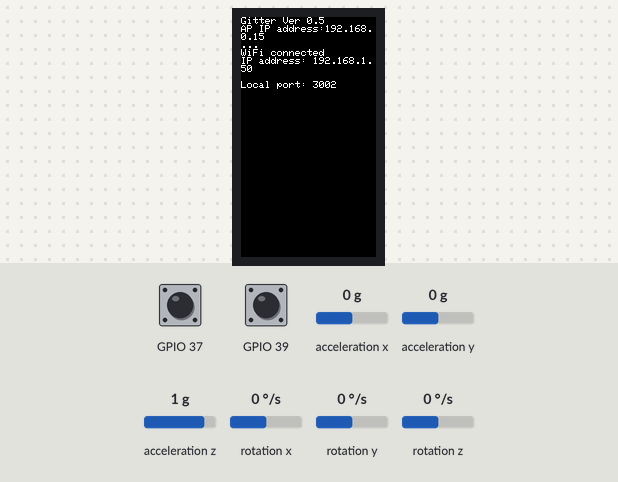
The program below on a simulated ESP32. On the bench: 135×240 colour display. The test bench sets the inputs (shaded band); at power-on: acceleration x 0 g, acceleration y 0 g, GPIO 37 HIGH, acceleration z 1 g, rotation x 0 °/s, GPIO 39 HIGH, rotation y 0 °/s, rotation z 0 °/s. WiFi joins after 1.5 s; servers stay silent unless stated; what the program prints to the serial monitor is not drawn.

Above: at 1.8 s.
At 6.4 s:
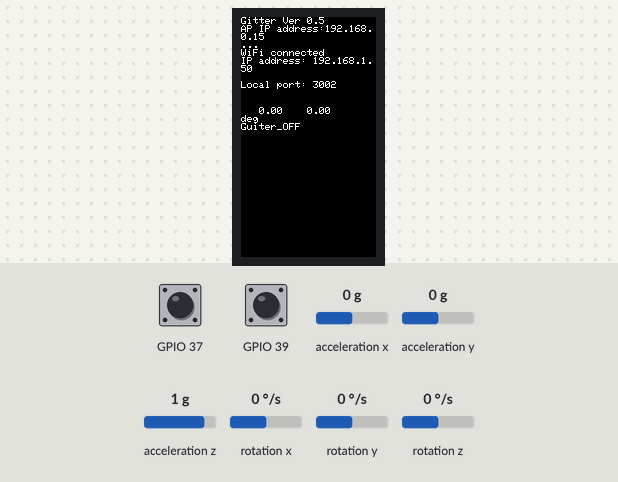
6.5 s: acceleration x set to -1.4 g
9.5 s: acceleration y set to -1.4 g
At 11.1 s:
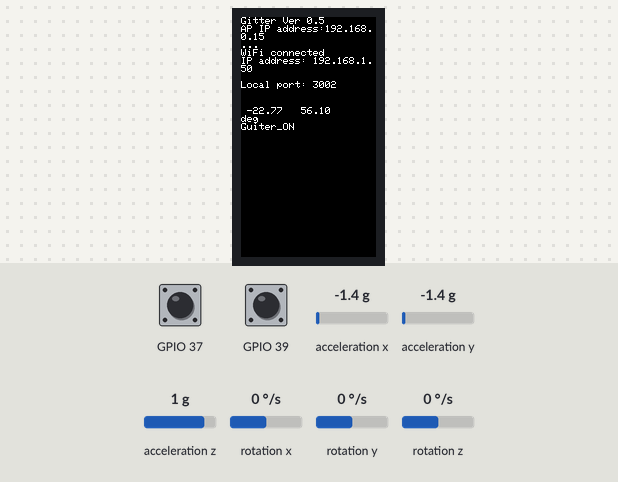
12.5 s: GPIO 37 pulled LOW for 0.25 s
At 15.0 s:
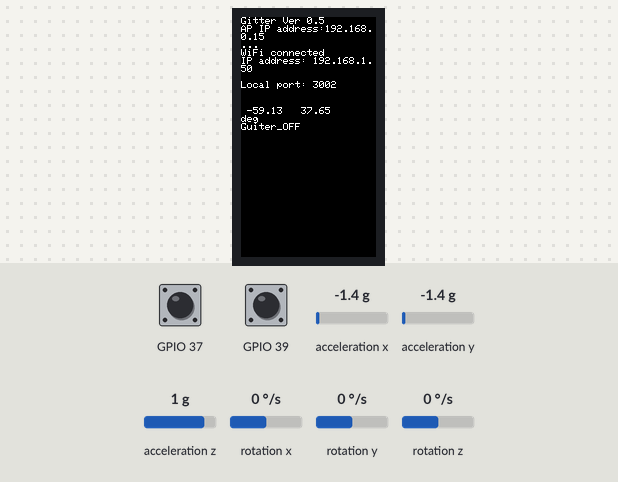
15.7 s: acceleration z set to -1.4 g
At 18.5 s:
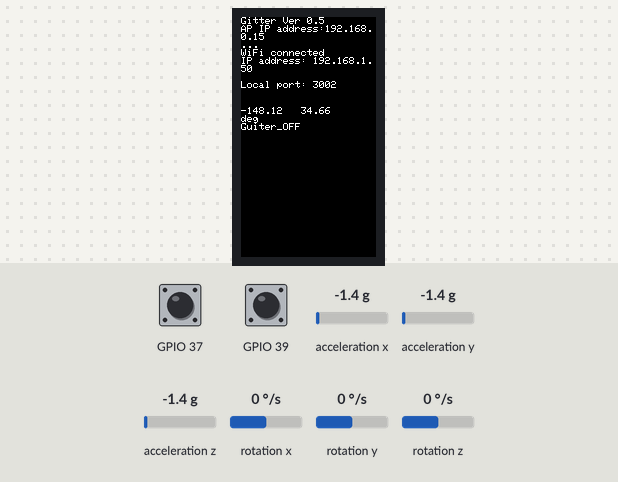
18.7 s: rotation x set to -192 °/s
21.7 s: GPIO 39 pulled LOW for 0.25 s
At 22.9 s:
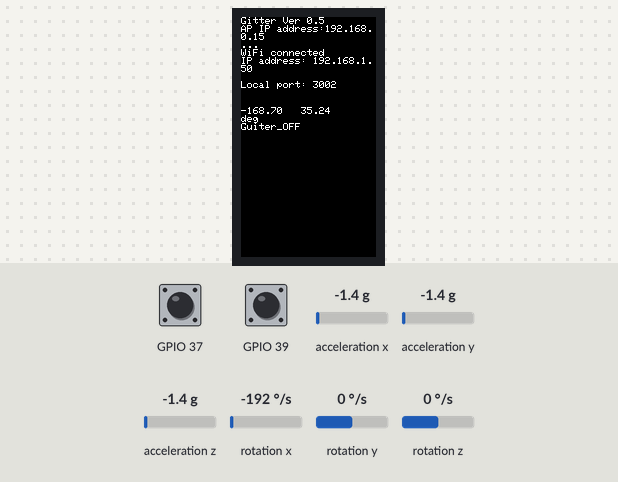
Timing chart, 0 to 24.7 s (numbered marks = the images above; inputs shaded):
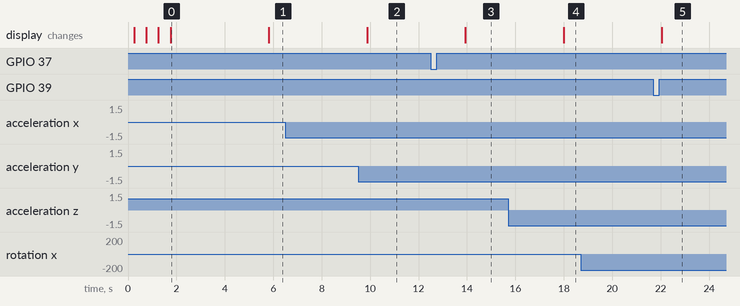

Measured:
- after the input at 6.5 s, every drawn part: stays the same
- after the input at 9.5 s, the display: changes after 0.38 s (image 2)
- after the input at 12.5 s, the display: changes after 1.4 s (image 3)
- after the input at 15.7 s, the display: changes after 2.3 s (image 4)
- after the input at 18.7 s, every drawn part: stays the same
- after the input at 21.7 s, the display: changes after 0.35 s (image 5)
- what the display in image 0 shows lasts 4.0 s, from 1.8 s to 5.8 s

The program:

main.cpp
```cpp
#include <M5stickCPlus.h>
#include <Wifi.h>
#include <Kalman.h>
//#include <time.h>
//#define JST     3600* 9


//自宅
const char* ssid = "IODATA-1ac424-2G";
const char* password = "ML1t276448355";
//らぼ
//const char* ssid = "ailabnet_2G";
//const char* password = "letsgettogether";

const int port = 3002; //サーバー側ポート
const IPAddress local_ip(192,168,0,15); //M5Stick IPAddress
const IPAddress server_ip(192,168,0,31); //PC IPAdress
const IPAddress subnet(255,255,255,0);
WiFiClient client;

//加速度センサー・ジャイロセンサーの値(x,y,zの順番)
float acc[3];
float gyro[3];

//カルマンフィルター後の角度情報等
float kal_angle_x;
float kal_angle_y;

Kalman kalmanX;
Kalman kalmanY;

long lastMs = 0;
long tick = 0;

//Guitter検出情報
bool guiterDetect = false; // 0がOFF,1がON
bool lastGuiterDetect = false; //前回のギター検出情報

//時刻取得関係
//time_t t;
//struct tm *tm;

//IMUからデータ取得
void readGyro(){
  M5.IMU.getGyroData(&gyro[0], &gyro[1], &gyro[2]);
  M5.IMU.getAccelData(&acc[0], &acc[1], &acc[2]);
}

float getRoll(){
  return atan2(acc[1], acc[2]) * RAD_TO_DEG;
}

float getPitch(){
  return atan(-acc[0] / sqrt(acc[1]*acc[1] + acc[2]*acc[2])) * RAD_TO_DEG;
}

//角度を描画
void draw(){
  M5.Lcd.setCursor(0, 90);
  M5.Lcd.printf("%7.2f %7.2f", kal_angle_x, kal_angle_y);
  M5.Lcd.setCursor(140, 90);
  M5.Lcd.print("deg\n");
  if(guiterDetect == false){
    M5.Lcd.print("Guiter_OFF  ");
  }else if(guiterDetect == true){
    M5.Lcd.print("Guiter_ON  ");
  }
}

//ギター検知
bool detectGuiter(float angle){
  if( -45.0f <= angle && angle <= 45.0f){
    return false;
  }else if( 45.0f < angle && angle <= 90.0f){
    return true;
  }

}

//現在時刻取得
//String timeGet(){
//  t = time(NULL);
//  tm = localtime(&t);
//  String yyyy = String(tm->tm_year+1900);
//  String mm = String(tm->tm_mon+1);
//  String dd = String(tm->tm_mday);
//  String hh = String(tm->tm_hour);
//  String min = String(tm->tm_min);
//  String ss = String(tm->tm_sec);
//  String time = String(yyyy + "/" + mm + "/" + dd + " " + hh +":" + min + ":" + ss);
//  return time;
//}

//送信データ作成
String dataCreate(bool detect_guiter){
  if(detect_guiter == false){
    return String("START");
  }else{
    return String("END");
  }
}

void setup() {
  //初期化
  M5.begin();
  M5.IMU.Init(); //加速度センサ初期化
  M5.Lcd.setTextSize(1);
  M5.Lcd.print("Gitter Ver 0.5\n");
  readGyro();
  kalmanX.setAngle(getRoll());
  kalmanY.setAngle(getPitch());

  lastMs = micros();

  //TCP/IP Client設定
  WiFi.softAP(ssid,password);
  delay(100);
  WiFi.softAPConfig(local_ip, local_ip, subnet);
  M5.Lcd.print("AP IP address:");
  IPAddress myIP = WiFi.softAPIP();
  M5.Lcd.println(myIP);

  //Wifi接続
  WiFi.begin(ssid, password);
  while (WiFi.status() != WL_CONNECTED){
    delay(500);
    M5.Lcd.print('.');
  }
  M5.Lcd.print("\r\nWiFi connected\r\nIP address: ");
  M5.Lcd.println(WiFi.localIP());

  //時刻同期の設定
  //configTime( JST, 0, "ntp.nict.jp", "ntp.jst.mfeed.ad.jp");

  //サーバー接続
  M5.Lcd.print("\r\nLocal port: ");
  M5.Lcd.println(port);
  client.connect(server_ip, port);

}

void loop() {
  M5.update();
  readGyro();
  float dt = (micros() - lastMs) / 1000000.0;
  lastMs = micros();

  float roll = getRoll();
  float pitch = getPitch();

  kal_angle_x = kalmanX.getAngle(roll, gyro[0], dt);
  kal_angle_y = kalmanY.getAngle(pitch, gyro[1], dt);

  guiterDetect = detectGuiter(kal_angle_y);

  //20回に一回だけ描画
  tick++;
  if(tick % 20 == 0){
    tick = 0;
    draw();
  }

  if(guiterDetect != lastGuiterDetect){
    //送信データ作成
    String data = dataCreate(guiterDetect);
    int len = data.length() + 1;
    char tcpdata[len];
    data.toCharArray(tcpdata,len); //dataをtcpdataにchar型でコピー
    client.write(tcpdata,len); //データをTCP/IP通信で送信
    Serial.println(tcpdata);
  }

  //Expressサーバーとの通信が切れてたらもう一度つなぎにいく
  if(!client.connect(server_ip, port)){
    client.connect(server_ip, port);
  }


  //ギター検出情報を更新
  lastGuiterDetect = guiterDetect;

  delay(2);
}
```

Kalman.cpp
```cpp
// (licence header left out)
#include "Kalman.h"

Kalman::Kalman() {
    /* We will set the variables like so, these can also be tuned by the user */
    Q_angle = 0.001f;
    Q_bias = 0.003f;
    R_measure = 0.03f;

    angle = 0.0f; // Reset the angle
    bias = 0.0f; // Reset bias

    P[0][0] = 0.0f; // Since we assume that the bias is 0 and we know the starting angle (use setAngle), the error covariance matrix is set like so - see: http://en.wikipedia.org/wiki/Kalman_filter#Example_application.2C_technical
    P[0][1] = 0.0f;
    P[1][0] = 0.0f;
    P[1][1] = 0.0f;
};

// The angle should be in degrees and the rate should be in degrees per second and the delta time in seconds
float Kalman::getAngle(float newAngle, float newRate, float dt) {
    // KasBot V2  -  Kalman filter module - http://www.x-firm.com/?page_id=145
    // Modified by Kristian Lauszus
    // See my blog post for more information: http://blog.tkjelectronics.dk/2012/09/a-practical-approach-to-kalman-filter-and-how-to-implement-it

    // Discrete Kalman filter time update equations - Time Update ("Predict")
    // Update xhat - Project the state ahead
    /* Step 1 */
    rate = newRate - bias;
    angle += dt * rate;

    // Update estimation error covariance - Project the error covariance ahead
    /* Step 2 */
    P[0][0] += dt * (dt*P[1][1] - P[0][1] - P[1][0] + Q_angle);
    P[0][1] -= dt * P[1][1];
    P[1][0] -= dt * P[1][1];
    P[1][1] += Q_bias * dt;

    // Discrete Kalman filter measurement update equations - Measurement Update ("Correct")
    // Calculate Kalman gain - Compute the Kalman gain
    /* Step 4 */
    float S = P[0][0] + R_measure; // Estimate error
    /* Step 5 */
    float K[2]; // Kalman gain - This is a 2x1 vector
    K[0] = P[0][0] / S;
    K[1] = P[1][0] / S;

    // Calculate angle and bias - Update estimate with measurement zk (newAngle)
    /* Step 3 */
    float y = newAngle - angle; // Angle difference
    /* Step 6 */
    angle += K[0] * y;
    bias += K[1] * y;

    // Calculate estimation error covariance - Update the error covariance
    /* Step 7 */
    float P00_temp = P[0][0];
    float P01_temp = P[0][1];

    P[0][0] -= K[0] * P00_temp;
    P[0][1] -= K[0] * P01_temp;
    P[1][0] -= K[1] * P00_temp;
    P[1][1] -= K[1] * P01_temp;

    return angle;
};

void Kalman::setAngle(float angle) { this->angle = angle; }; // Used to set angle, this should be set as the starting angle
float Kalman::getRate() { return this->rate; }; // Return the unbiased rate

/* These are used to tune the Kalman filter */
void Kalman::setQangle(float Q_angle) { this->Q_angle = Q_angle; };
void Kalman::setQbias(float Q_bias) { this->Q_bias = Q_bias; };
void Kalman::setRmeasure(float R_measure) { this->R_measure = R_measure; };

float Kalman::getQangle() { return this->Q_angle; };
float Kalman::getQbias() { return this->Q_bias; };
float Kalman::getRmeasure() { return this->R_measure; };
```

Kalman.h
```cpp
// (licence header left out)
#ifndef _Kalman_h_
#define _Kalman_h_

class Kalman {
public:
    Kalman();

    // The angle should be in degrees and the rate should be in degrees per second and the delta time in seconds
    float getAngle(float newAngle, float newRate, float dt);

    void setAngle(float angle); // Used to set angle, this should be set as the starting angle
    float getRate(); // Return the unbiased rate

    /* These are used to tune the Kalman filter */
    void setQangle(float Q_angle);
    /**
     * setQbias(float Q_bias)
     * Default value (0.003f) is in Kalman.cpp.
     * Raise this to follow input more closely,
     * lower this to smooth result of kalman filter.
     */
    void setQbias(float Q_bias);
    void setRmeasure(float R_measure);

    float getQangle();
    float getQbias();
    float getRmeasure();

private:
    /* Kalman filter variables */
    float Q_angle; // Process noise variance for the accelerometer
    float Q_bias; // Process noise variance for the gyro bias
    float R_measure; // Measurement noise variance - this is actually the variance of the measurement noise

    float angle; // The angle calculated by the Kalman filter - part of the 2x1 state vector
    float bias; // The gyro bias calculated by the Kalman filter - part of the 2x1 state vector
    float rate; // Unbiased rate calculated from the rate and the calculated bias - you have to call getAngle to update the rate

    float P[2][2]; // Error covariance matrix - This is a 2x2 matrix
};

#endif
```
